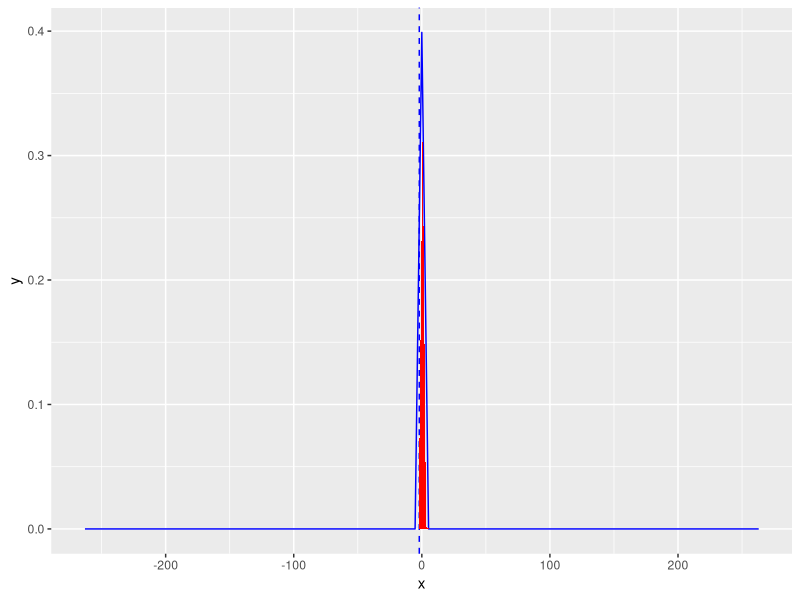
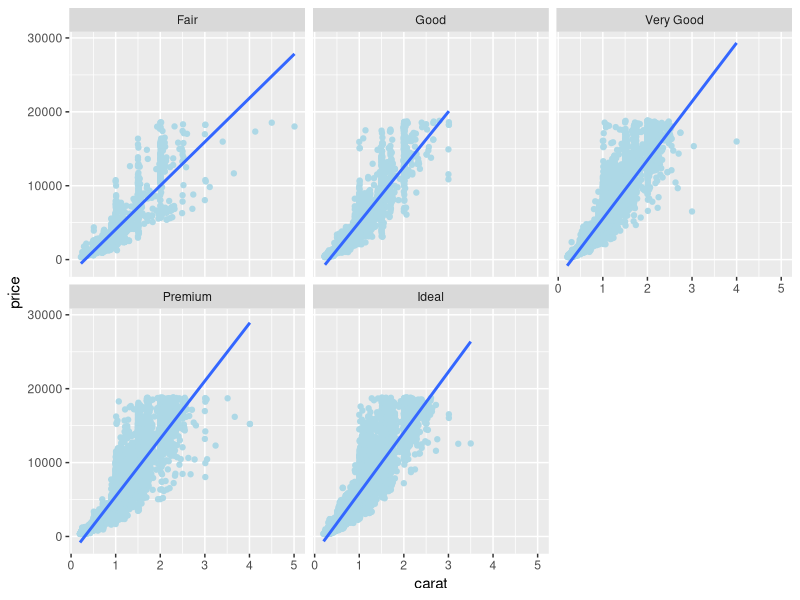

The R source for these figures, in order:
library(ggplot2)

ggplot(data.frame(x = c(-263,263)), aes(x)) +
  geom_vline(xintercept = -2, linetype=2, colour="blue") +
  stat_function(fun = dnorm, colour="blue") +
  geom_area(stat = "function", fun = dnorm, fill = "red", xlim = c(-2,263)) 
pnorm(-2, lower.tail = FALSE)

anscombe
# компактно отобразим структуру объекта
str(anscombe)
# подсчитывает базовые статистические критерии(макс/мин, среднее, медиана...) структуры объекта
summary(anscombe)
dput(anscombe)
# вычислим коеф корреляции
cor.test(anscombe$x1, anscombe$y1)
cor.test(anscombe$x2, anscombe$y2)
cor.test(anscombe$x3, anscombe$y3)
cor.test(anscombe$x4, anscombe$y4)

# линейная модель 
fit <- lm(y4 ~ x4, data=anscombe)
summary(fit) # show results
# уравнение лин регрессии получится
# y=0.5x+3


diamonds
fit2 <- lm(price~carat, data=diamonds)
summary(fit2) # show results

ggplot(data=diamonds, aes(x=carat, y=price)) +
  geom_point(col="lightblue") +
  geom_smooth(method="lm", se=FALSE) +
  facet_wrap(~cut)

# построим модель lin.diamond.ideal для поиска цены
# для идеально обработанного диаманта весом 1 карат
price.ideal <- diamonds$price[diamonds$cut == "Ideal"]
carat.ideal <- diamonds$carat[diamonds$cut == "Ideal"]

lin.diamond.ideal <- lm(price.ideal ~ carat.ideal, data=diamonds)
summary(lin.diamond.ideal)
# y = a * x + b, 
# где a = -2300.37, x=1(карат), b=8192.39

# построим модель lin.diamond.fair для поиска цены
# для приемлемо обработанного диаманта весом 1 карат
price.ideal <- diamonds$price[diamonds$cut == "Fair"]
carat.ideal <- diamonds$carat[diamonds$cut == "Fair"]

lin.diamond.fair <- lm(price.ideal ~ carat.ideal, data=diamonds)
summary(lin.diamond.fair)
# y = a * x + b, 
# где a = -1839.07, x=1(карат), b=5924.50
# имеем y=4085.43
